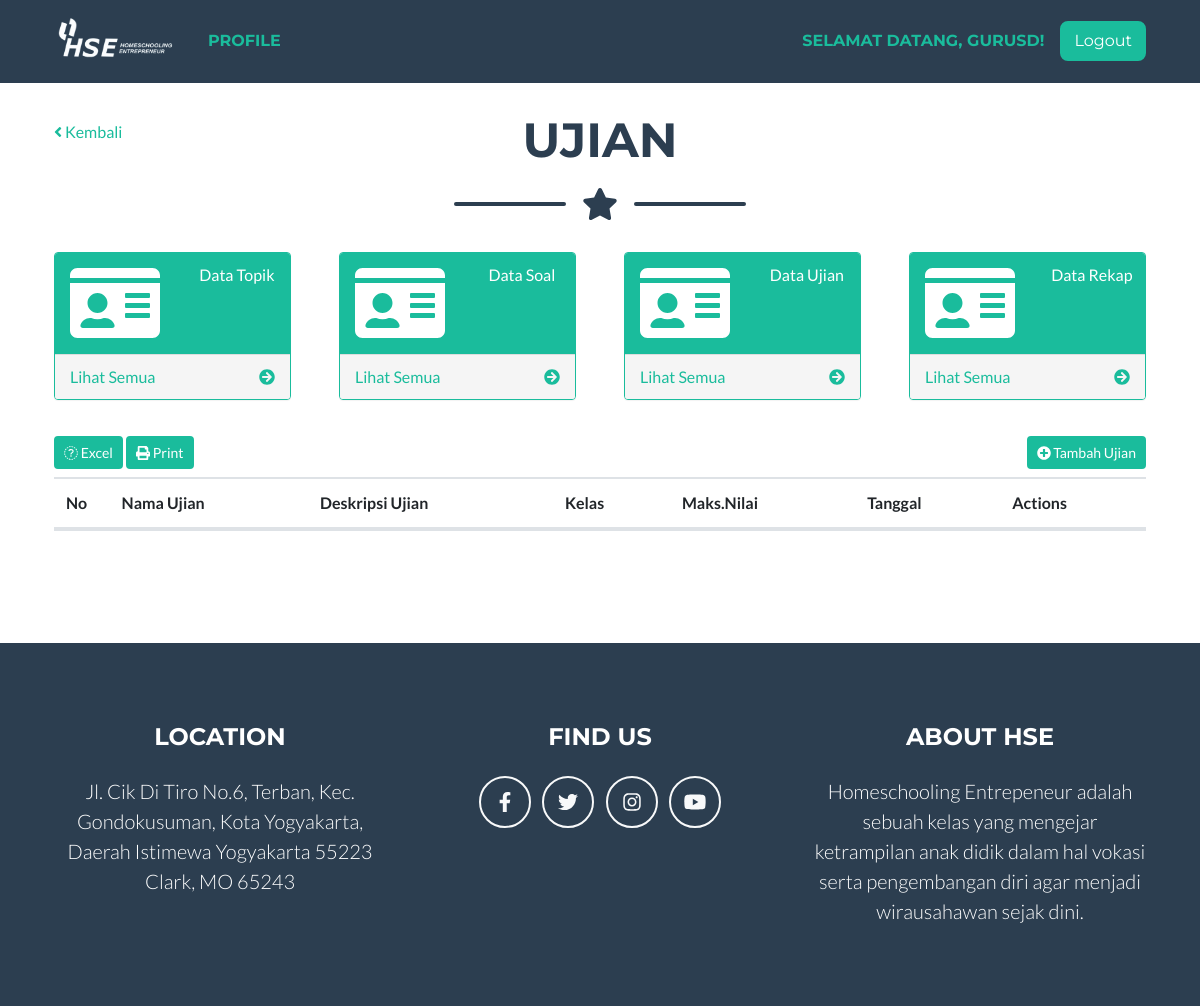
Page /cbt/ujian (signed in) on the earlier database version.
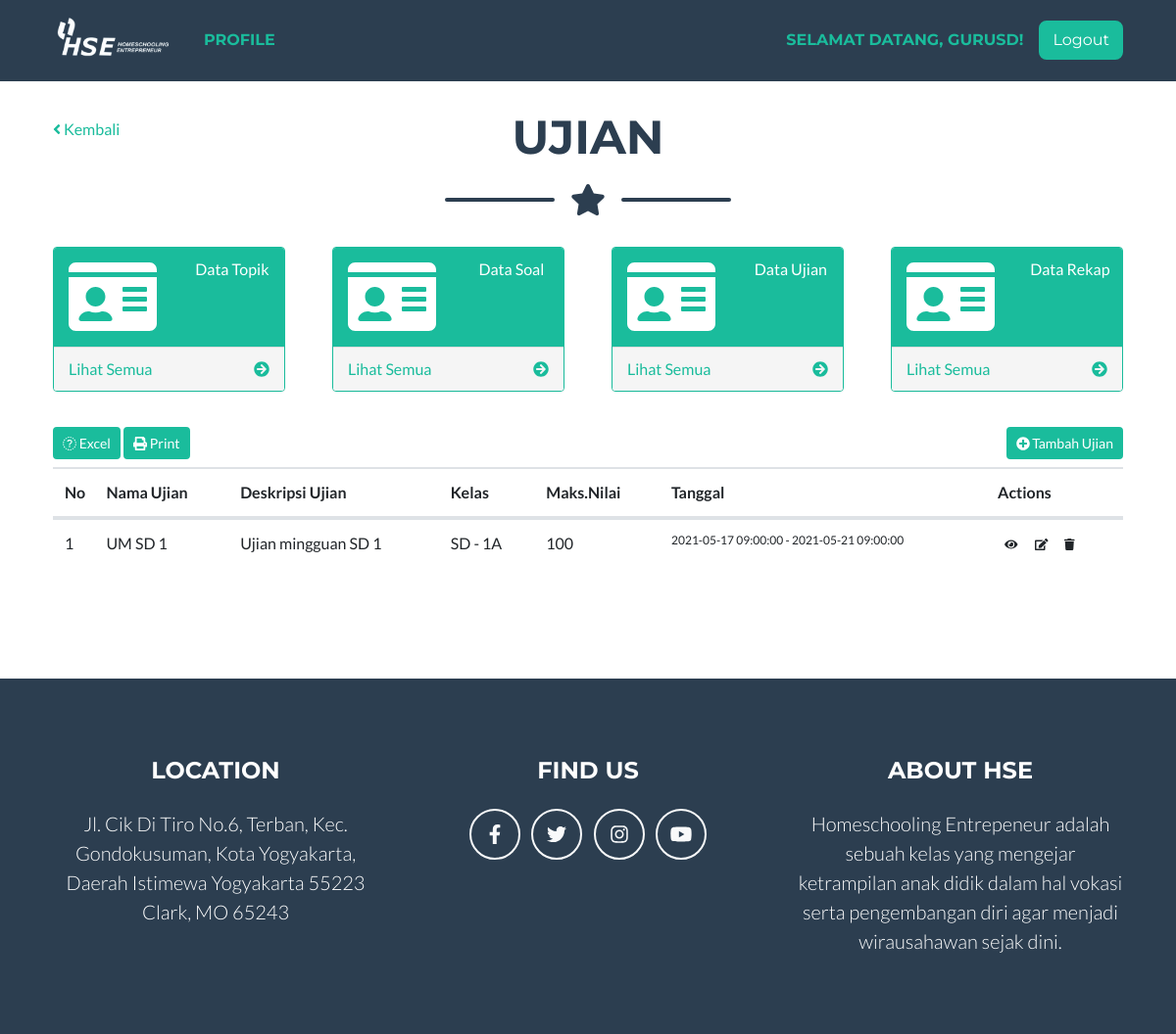
Same page on the later database version.
### tables this page shows
CREATE TABLE `tb_ujian` (
  `ujian_id` int(11) NOT NULL,
  `ujian_judul` varchar(255) DEFAULT NULL,
  `ujian_deskripsi` text,
  `ujian_waktu_mulai` datetime DEFAULT NULL,
  `ujian_waktu_akhir` datetime DEFAULT NULL,
  `ujian_durasi` smallint(6) DEFAULT NULL COMMENT 'menit',
  `ujian_hasil_siswa` int(11) DEFAULT NULL,
  `ujian_detail_siswa` int(11) DEFAULT NULL,
  `ujian_nilai_benar` decimal(10,0) DEFAULT '1',
  `ujian_nilai_salah` decimal(10,2) DEFAULT '0.00',
  `ujian_nilai_kosong` decimal(10,2) DEFAULT '0.00',
  `ujian_nilai_maks` decimal(10,2) DEFAULT '0.00',
  `ujian_status` int(11) DEFAULT NULL,
  `ujian_pembuat` int(11) DEFAULT NULL
);

CREATE TABLE `tb_jenjang` (
  `jenjang_id` int(11) NOT NULL,
  `jenjang_nama` varchar(255) DEFAULT NULL
);

CREATE TABLE `tb_kelas` (
  `kelas_id` int(11) NOT NULL,
  `kelas_jenjang` int(11) DEFAULT NULL,
  `kelas_tingkat` int(11) DEFAULT NULL,
  `kelas_jurusan` int(11) DEFAULT NULL,
  `kelas_nama` varchar(128) DEFAULT NULL
);

### app/core/Controller.php (called while the page is built, shortened)
<?php
class Controller {
	public function model($model) {
		return new $model;
	}
	public function view($view, $data = []) {
		require_once 'app/views/' . $view . '.php';
	}
}

### app/core/App.php (called while the page is built, shortened)
<?php
class App {
  protected $method = 'index';
  protected $params = [];
  public function __construct() {
    $url = $this->parseURL();
    if (file_exists('app/controllers/' . $url[0] . '.php')) {
      unset($url[0]);
    }
    $this->controller = new $this->controller;
    if (isset($url[1])) {
      if (method_exists($this->controller, $url[1])) {
        $this->method = $url[1];
      }
    }
    call_user_func_array([$this->controller, $this->method], $this->params);
  }
  public function parseURL() {
    if (isset($_GET['url'])) {
      $url = rtrim($_GET['url'], '/');
      $url = filter_var($url, FILTER_SANITIZE_URL);
      $url = explode('/', $url);
      return $url;
    }
  }
}

### index.php (called while the page is built, shortened)
<?php
$app = new App;

### app/helpers/eda_helper.php (called while the page is built, shortened)
<?php
if (!function_exists('base_url')) {
	function base_url($atRoot=FALSE, $atCore=FALSE, $parse=FALSE){
		if (isset($_SERVER['HTTP_HOST'])) {
			$http = isset($_SERVER['HTTPS']) && strtolower($_SERVER['HTTPS']) !== 'off' ? 'https' : 'http';
			$hostname = $_SERVER['HTTP_HOST'];
			$dir = str_replace(basename($_SERVER['SCRIPT_NAME']), '', $_SERVER['SCRIPT_NAME']);
			$core = preg_split('@/@', str_replace($_SERVER['DOCUMENT_ROOT'], '', realpath(dirname(__FILE__))), NULL, PREG_SPLIT_NO_EMPTY);
			$core = $core[0];
			$tmplt = $atRoot ? ($atCore ? "%s://%s/%s/" : "%s://%s/") : ($atCore ? "%s://%s/%s/" : "%s://%s%s");
			$end = $atRoot ? ($atCore ? $core : $hostname) : ($atCore ? $core : $dir);
			$base_url = sprintf( $tmplt, $http, $hostname, $end );
		}
		else $base_url = 'http://localhost/';
		return $base_url;
	}
}

### app/core/Model.php (called while the page is built, shortened)
<?php
class Model {
	private $host = DB_HOST;
	private $user = DB_USER;
	private $pass = DB_PASS;
	private $db_name = DB_NAME;
	private $dbh;
	private $stmt;
	public function __construct() {
		$dsn = 'mysql:host=' . $this->host . ';dbname=' . $this->db_name;
		$option = [
			PDO::ATTR_PERSISTENT => true,
			PDO::ATTR_ERRMODE => PDO::ERRMODE_EXCEPTION
		];
		try {
			$this->dbh = new PDO($dsn, $this->user, $this->pass, $option);
		} catch (PDOException $e) {
			die($e->getMessage());
		}
	}
	public function query($query) {
		$this->stmt = $this->dbh->prepare($query);
	}
	public function bind($param, $value, $type = NULL) {
		if (is_null($type)) {
			switch (true) {
				default:
					$type = PDO::PARAM_STR;
			}
		}
		$this->stmt->bindValue($param, $value, $type);
	}
	public function execute() {
		$this->stmt->execute();
	}
	public function result() {
		$this->execute();
		return $this->stmt->fetchAll(PDO::FETCH_ASSOC);
	}
}

### app/models/Ujian_model.php (called while the page is built, shortened)
<?php
class Ujian_model {
	private $table_ujian = 'tb_ujian';
	private $table_users = 'tb_ujian_users';
	private $db;
	public function __construct() {
		$this->db = new Model;
	}
	public function get($by = NULL, $single = FALSE) {
		$this->db->query(
			'SELECT * FROM ' .
			$this->table_ujian .
			' INNER JOIN tb_ujian_group ON group_ujian = ujian_id ' .
			' INNER JOIN tb_kelas ON kelas_id = group_kelas ' .
			' INNER JOIN tb_ujian_topik ON ut_ujian = ujian_id ' .
			' INNER JOIN tb_jenjang ON jenjang_id = kelas_jenjang ' .
			(!is_null($by) ? " WHERE " . $by[0] . '=:' . $by[0] : "") .
			' ORDER BY ujian_id DESC');
		if (!is_null($by)) {
			$this->db->bind($by[0], $by[1]);
		}
		if ($single) {
			$method = $this->db->row();
		} else {
			$method = $this->db->result();
		}
		return $method;
	}
	public function get_users($by = NULL, $ujian = NULL, $single = FALSE) {
		$this->db->query(
			'SELECT * FROM ' .
			$this->table_users .
			' INNER JOIN tb_ujian ON ujian_id = users_ujian ' .
			(!is_null($by) ? " WHERE " . $by[0] . '=:' . $by[0] : "") .
			(!is_null($ujian) ? " AND " . $ujian[0] . '=:' . $ujian[0] : "") .
			' ORDER BY users_id DESC');
		if ($single) {
			$method = $this->db->row();
		} else {
			$method = $this->db->result();
		}
		return $method;
	}
}

### app/views/cbt/v_ujian.php (the view, shortened to what the changed rows need)
<link rel="stylesheet" href="<?php echo base_url(); ?>assets/plugins/datatables/css/dataTables.bootstrap4.min.css">
<link rel="stylesheet" href="<?php echo base_url(); ?>assets/plugins/datatables/css/buttons.dataTables.min.css">
<?php if ($_SESSION['role'] == 1) { ?>
<div id="page-wrapper">
    <div class="container-fluid">
        <div class="row">
            <div class="col-md-12">
                <h1><i class="fa fa-home fa-fw"></i> Data Ujian (CBT)</h1>
                <ol class="breadcrumb">
                    <li class="active">
                        <i class="fa fa-dashboard"></i> Dashboard
                    </li>
                    <li>Data Ujian (CBT)</li>
                </ol>
            </div>
        </div>
<?php } else { ?>
<section class="page-section portfolio mt-4" id="portfolio">
    <div class="container">
        <div class="row">
            <div class="col-md-8">
                <h2 class="page-section-heading text-center text-uppercase text-secondary mb-0">Ujian</h2>
            </div>
        </div>
<?php } ?>
        <div class="row">
            <div class="col-md-12">
                <div class="table-responsive">
                    <table id="tblUjian" class="table table-borered table-hover">
                        <thead>
                            <tr>
                                <th style="max-width: 30px;">No</th>
                                <th>Nama Ujian</th>
                                <th>Deskripsi Ujian</th>
                                <?php if ($_SESSION['role'] != 3) : ?>
                                <th>Kelas</th>
                                <?php endif; ?>
                                <th>Maks.Nilai</th>
                                <th>Tanggal</th>
                                <th>Actions</th>
                            </tr>
                        </thead>
                        <tbody>
                            <?php foreach($data['ujian'] as $key => $ujian) : ?>
                                <tr>
                                    <td><?php echo $key + 1; ?></td>
                                    <td><?php echo $ujian['ujian_judul']; ?></td>
                                    <td><?php echo $ujian['ujian_deskripsi']; ?></td>
                                    <?php if ($_SESSION['role'] != 3) : ?>
                                    <td><?php echo $ujian['jenjang_nama'] . ' - ' . $ujian['kelas_nama']; ?></td>
                                    <?php endif; ?>
                                    <td><?php echo (($ujian['ujian_nilai_maks'] / $ujian['ujian_nilai_maks']) * 100); ?></td>
                                    <td style="font-size: 12px;"><?php echo $ujian['ujian_waktu_mulai'] . ' - ' . $ujian['ujian_waktu_akhir']; ?></td>
                                    <td>
                                        <?php if ($_SESSION['role'] != 3) { ?>
                                            <a href="<?php echo base_url(); ?>cbt/detail_ujian/<?php echo $ujian['ujian_id']; ?>" class="btn btn-default btn-xs"><i class="fa fa-eye"></i></a>
                                            <a href="<?php echo base_url(); ?>cbt/form_ujian/<?php echo $ujian['ujian_id']; ?>" class="btn btn-default btn-xs"><i class="fa fa-edit"></i></a>
                                            <button class="btn btn-default btn-xs" data-id="<?php echo $ujian['ujian_id']; ?>" onclick="hapus(this)"><i class="fa fa-trash"></i></button>
                                        <?php } ?>
                                    </td>
                                </tr>
                            <?php endforeach; ?>
                        </tbody>
                    </table>
                </div>
            </div>
        </div>
    </div>
<?php if ($_SESSION['role'] == 1) { ?>
    </div>
<?php } else { ?>
</section>
<?php } ?>

Differences in the rows shown:
added tb_ujian: ujian_judul "UM SD 1", ujian_deskripsi "Ujian mingguan SD 1", tb_jenjang.jenjang_nama "SD", tb_kelas.kelas_nama "1A", ujian_nilai_maks "100", ujian_waktu_mulai "2021-05-17 09:00:00", ujian_waktu_akhir "2021-05-21 09:00:00"
